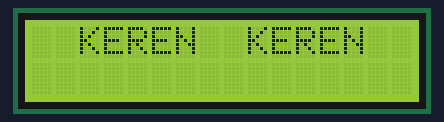
This program was run on a simulated ESP32 board running MicroPython. On the bench: 16×2 character LCD.

Above: at 0.1 s.
At 0.6 s:
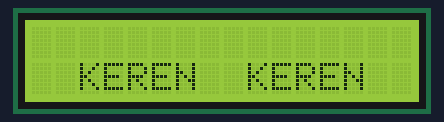

The program:

lcd_16x2.py
```python
from machine import Pin, SoftI2C
from time import sleep
from lcd_i2c import LCD

i2c_addr = 0x27
row = 2
column = 16

i2c = SoftI2C(scl=Pin(22), sda=(21))
lcd = LCD(addr=i2c_addr, cols=column, rows=row, i2c=i2c)

while True:
    lcd.begin()
    lcd.clear()
    lcd.set_cursor(2, 0)
    lcd.print("KEREN  KEREN")
    sleep(0.5)
    lcd.clear()
    lcd.set_cursor(2, 1)
    lcd.print("KEREN  KEREN")
    sleep(0.5)
```

Measured:
- what the display in image 0 shows lasts 0.5 s, from 0.1 s to 0.6 s
